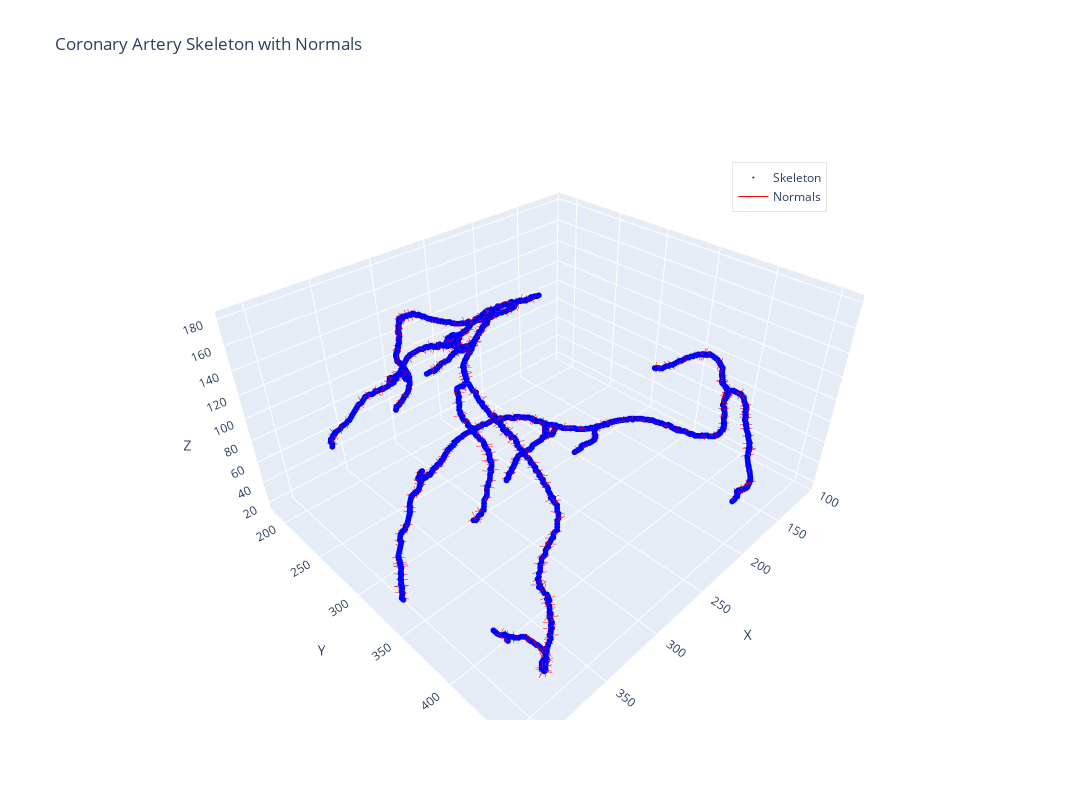

This figure's notebook cell:
### Code cell
def main(nifti_file_path, output_file):
    # Load the NIfTI file
    volume = load_nifti(nifti_file_path)
    
    # Compute the skeleton
    skeleton = compute_skeleton(volume > 0)  # Assuming the segmentation is binary
    
    # Compute normals
    normals = compute_normals(gaussian_filter(skeleton.astype(float), sigma=1))
    
    # Visualize the results and save as HTML
    visualize_results(volume, skeleton, normals, output_file)

if __name__ == "__main__":
    nifti_file_path = "NIFTY/Img_001.nii.gz"
    output_file = "normals_web.html"
    main(nifti_file_path, output_file)

### Figure 1 — Plotly figure (JSON) as saved in the notebook; plotly's stock layout.template omitted (floating-point values rounded to 4 significant figures; data arrays with more than 128 entries replaced by an {"elided": "..."} marker saying what was removed)
{"data": [{"marker": {"color": "blue", "size": 2}, "mode": "markers", "name": "Skeleton", "type": "scatter3d", "x": {"elided": "1610 int values"}, "y": {"elided": "1610 int values"}, "z": {"elided": "1610 int values"}}, {"line": {"color": "red", "width": 1}, "mode": "lines", "name": "Normals", "type": "scatter3d", "x": {"elided": "4830 float values"}, "y": {"elided": "4830 float values"}, "z": {"elided": "4830 float values"}}], "layout": {"height": 800, "legend": {"bgcolor": "rgba(255, 255, 255, 0.5)", "bordercolor": "rgba(0, 0, 0, 0.1)", "borderwidth": 1, "x": 0.7, "y": 0.9}, "scene": {"xaxis": {"title": {"text": "X"}}, "yaxis": {"title": {"text": "Y"}}, "zaxis": {"title": {"text": "Z"}}}, "title": {"text": "Coronary Artery Skeleton with Normals"}, "width": 1200}}
